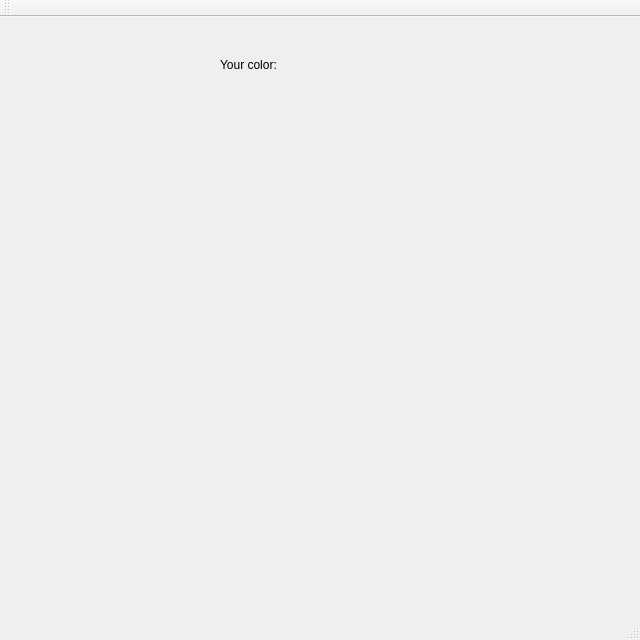
<?xml version="1.0" encoding="UTF-8"?>
<ui version="4.0">
 <class>MainWindow</class>
 <widget class="QMainWindow" name="MainWindow">
  <property name="geometry">
   <rect>
    <x>0</x>
    <y>0</y>
    <width>640</width>
    <height>640</height>
   </rect>
  </property>
  <property name="windowTitle">
   <string>MainWindow</string>
  </property>
  <widget class="QWidget" name="centralWidget">
   <property name="mouseTracking">
    <bool>false</bool>
   </property>
   <widget class="QLabel" name="Q1">
    <property name="geometry">
     <rect>
      <x>340</x>
      <y>100</y>
      <width>60</width>
      <height>16</height>
     </rect>
    </property>
    <property name="text">
     <string/>
    </property>
   </widget>
   <widget class="QLabel" name="label_2">
    <property name="geometry">
     <rect>
      <x>220</x>
      <y>40</y>
      <width>171</width>
      <height>16</height>
     </rect>
    </property>
    <property name="text">
     <string>Your color:</string>
    </property>
   </widget>
   <widget class="QLabel" name="color">
    <property name="geometry">
     <rect>
      <x>330</x>
      <y>40</y>
      <width>72</width>
      <height>15</height>
     </rect>
    </property>
    <property name="text">
     <string/>
    </property>
   </widget>
  </widget>
  <widget class="QMenuBar" name="menuBar">
   <property name="geometry">
    <rect>
     <x>0</x>
     <y>0</y>
     <width>640</width>
     <height>26</height>
    </rect>
   </property>
  </widget>
  <widget class="QToolBar" name="mainToolBar">
   <attribute name="toolBarArea">
    <enum>TopToolBarArea</enum>
   </attribute>
   <attribute name="toolBarBreak">
    <bool>false</bool>
   </attribute>
  </widget>
  <widget class="QStatusBar" name="statusBar"/>
 </widget>
 <layoutdefault spacing="6" margin="11"/>
 <resources/>
 <connections/>
</ui>
